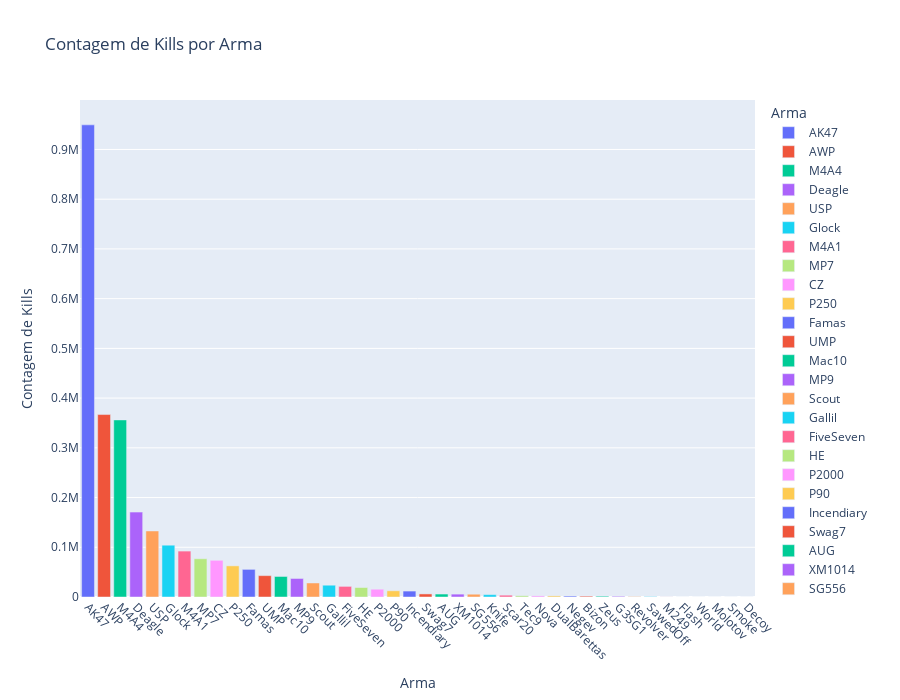

The code cell stored with this chart in its notebook:
### Code cell
# Calculando a contagem de valores
wp_counts = kills_df['wp'].value_counts().reset_index()
wp_counts.columns = ['Weapon', 'Count']

# Ordenando os dados por 'Count' em ordem decrescente
wp_counts = wp_counts.sort_values(by='Count', ascending=False)

# Criando o gráfico
fig = px.bar(wp_counts, x='Weapon', y='Count', orientation='v',  # Invertendo os eixos
             color='Weapon',  # Colorindo cada barra com uma cor diferente baseada na arma
             title='Contagem de Kills por Arma',
             labels={'Count': 'Contagem de Kills', 'Weapon': 'Arma'},
             height=700,  # Ajustando a altura para melhor visualização
             )

# Melhorando o layout
fig.update_layout(xaxis_title='Arma',  # Trocando o título do eixo x
                  yaxis_title='Contagem de Kills',  # Trocando o título do eixo y
                  xaxis={'categoryorder': 'total descending', 'tickangle':45},  # Rotacionando os rótulos do eixo x em -90 graus e ordenando as barras por contagem decrescente
                  coloraxis_showscale=False,  # Oculta a legenda de cores se não for desejada
                 )

# Exibindo o gráfico
fig.show()

### Figure 1 — Plotly figure (JSON) as saved in the notebook; plotly's stock layout.template omitted (floating-point values rounded to 4 significant figures)
{"data": [{"alignmentgroup": "True", "hovertemplate": "Arma=%{x}<br>Contagem de Kills=%{y}<extra></extra>", "legendgroup": "AK47", "marker": {"color": "#636efa", "pattern": {"shape": ""}}, "name": "AK47", "offsetgroup": "AK47", "orientation": "v", "showlegend": true, "textposition": "auto", "type": "bar", "x": ["AK47"], "xaxis": "x", "y": [949525], "yaxis": "y"}, {"alignmentgroup": "True", "hovertemplate": "Arma=%{x}<br>Contagem de Kills=%{y}<extra></extra>", "legendgroup": "AWP", "marker": {"color": "#EF553B", "pattern": {"shape": ""}}, "name": "AWP", "offsetgroup": "AWP", "orientation": "v", "showlegend": true, "textposition": "auto", "type": "bar", "x": ["AWP"], "xaxis": "x", "y": [366900], "yaxis": "y"}, {"alignmentgroup": "True", "hovertemplate": "Arma=%{x}<br>Contagem de Kills=%{y}<extra></extra>", "legendgroup": "M4A4", "marker": {"color": "#00cc96", "pattern": {"shape": ""}}, "name": "M4A4", "offsetgroup": "M4A4", "orientation": "v", "showlegend": true, "textposition": "auto", "type": "bar", "x": ["M4A4"], "xaxis": "x", "y": [356118], "yaxis": "y"}, {"alignmentgroup": "True", "hovertemplate": "Arma=%{x}<br>Contagem de Kills=%{y}<extra></extra>", "legendgroup": "Deagle", "marker": {"color": "#ab63fa", "pattern": {"shape": ""}}, "name": "Deagle", "offsetgroup": "Deagle", "orientation": "v", "showlegend": true, "textposition": "auto", "type": "bar", "x": ["Deagle"], "xaxis": "x", "y": [170734], "yaxis": "y"}, {"alignmentgroup": "True", "hovertemplate": "Arma=%{x}<br>Contagem de Kills=%{y}<extra></extra>", "legendgroup": "USP", "marker": {"color": "#FFA15A", "pattern": {"shape": ""}}, "name": "USP", "offsetgroup": "USP", "orientation": "v", "showlegend": true, "textposition": "auto", "type": "bar", "x": ["USP"], "xaxis": "x", "y": [132761], "yaxis": "y"}, {"alignmentgroup": "True", "hovertemplate": "Arma=%{x}<br>Contagem de Kills=%{y}<extra></extra>", "legendgroup": "Glock", "marker": {"color": "#19d3f3", "pattern": {"shape": ""}}, "name": "Glock", "offsetgroup": "Glock", "orientation": "v", "showlegend": true, "textposition": "auto", "type": "bar", "x": ["Glock"], "xaxis": "x", "y": [104182], "yaxis": "y"}, {"alignmentgroup": "True", "hovertemplate": "Arma=%{x}<br>Contagem de Kills=%{y}<extra></extra>", "legendgroup": "M4A1", "marker": {"color": "#FF6692", "pattern": {"shape": ""}}, "name": "M4A1", "offsetgroup": "M4A1", "orientation": "v", "showlegend": true, "textposition": "auto", "type": "bar", "x": ["M4A1"], "xaxis": "x", "y": [92343], "yaxis": "y"}, {"alignmentgroup": "True", "hovertemplate": "Arma=%{x}<br>Contagem de Kills=%{y}<extra></extra>", "legendgroup": "MP7", "marker": {"color": "#B6E880", "pattern": {"shape": ""}}, "name": "MP7", "offsetgroup": "MP7", "orientation": "v", "showlegend": true, "textposition": "auto", "type": "bar", "x": ["MP7"], "xaxis": "x", "y": [76940], "yaxis": "y"}, {"alignmentgroup": "True", "hovertemplate": "Arma=%{x}<br>Contagem de Kills=%{y}<extra></extra>", "legendgroup": "CZ", "marker": {"color": "#FF97FF", "pattern": {"shape": ""}}, "name": "CZ", "offsetgroup": "CZ", "orientation": "v", "showlegend": true, "textposition": "auto", "type": "bar", "x": ["CZ"], "xaxis": "x", "y": [73813], "yaxis": "y"}, {"alignmentgroup": "True", "hovertemplate": "Arma=%{x}<br>Contagem de Kills=%{y}<extra></extra>", "legendgroup": "P250", "marker": {"color": "#FECB52", "pattern": {"shape": ""}}, "name": "P250", "offsetgroup": "P250", "orientation": "v", "showlegend": true, "textposition": "auto", "type": "bar", "x": ["P250"], "xaxis": "x", "y": [62615], "yaxis": "y"}, {"alignmentgroup": "True", "hovertemplate": "Arma=%{x}<br>Contagem de Kills=%{y}<extra></extra>", "legendgroup": "Famas", "marker": {"color": "#636efa", "pattern": {"shape": ""}}, "name": "Famas", "offsetgroup": "Famas", "orientation": "v", "showlegend": true, "textposition": "auto", "type": "bar", "x": ["Famas"], "xaxis": "x", "y": [55556], "yaxis": "y"}, {"alignmentgroup": "True", "hovertemplate": "Arma=%{x}<br>Contagem de Kills=%{y}<extra></extra>", "legendgroup": "UMP", "marker": {"color": "#EF553B", "pattern": {"shape": ""}}, "name": "UMP", "offsetgroup": "UMP", "orientation": "v", "showlegend": true, "textposition": "auto", "type": "bar", "x": ["UMP"], "xaxis": "x", "y": [42978], "yaxis": "y"}, {"alignmentgroup": "True", "hovertemplate": "Arma=%{x}<br>Contagem de Kills=%{y}<extra></extra>", "legendgroup": "Mac10", "marker": {"color": "#00cc96", "pattern": {"shape": ""}}, "name": "Mac10", "offsetgroup": "Mac10", "orientation": "v", "showlegend": true, "textposition": "auto", "type": "bar", "x": ["Mac10"], "xaxis": "x", "y": [41258], "yaxis": "y"}, {"alignmentgroup": "True", "hovertemplate": "Arma=%{x}<br>Contagem de Kills=%{y}<extra></extra>", "legendgroup": "MP9", "marker": {"color": "#ab63fa", "pattern": {"shape": ""}}, "name": "MP9", "offsetgroup": "MP9", "orientation": "v", "showlegend": true, "textposition": "auto", "type": "bar", "x": ["MP9"], "xaxis": "x", "y": [37237], "yaxis": "y"}, {"alignmentgroup": "True", "hovertemplate": "Arma=%{x}<br>Contagem de Kills=%{y}<extra></extra>", "legendgroup": "Scout", "marker": {"color": "#FFA15A", "pattern": {"shape": ""}}, "name": "Scout", "offsetgroup": "Scout", "orientation": "v", "showlegend": true, "textposition": "auto", "type": "bar", "x": ["Scout"], "xaxis": "x", "y": [28224], "yaxis": "y"}, {"alignmentgroup": "True", "hovertemplate": "Arma=%{x}<br>Contagem de Kills=%{y}<extra></extra>", "legendgroup": "Gallil", "marker": {"color": "#19d3f3", "pattern": {"shape": ""}}, "name": "Gallil", "offsetgroup": "Gallil", "orientation": "v", "showlegend": true, "textposition": "auto", "type": "bar", "x": ["Gallil"], "xaxis": "x", "y": [23718], "yaxis": "y"}, {"alignmentgroup": "True", "hovertemplate": "Arma=%{x}<br>Contagem de Kills=%{y}<extra></extra>", "legendgroup": "FiveSeven", "marker": {"color": "#FF6692", "pattern": {"shape": ""}}, "name": "FiveSeven", "offsetgroup": "FiveSeven", "orientation": "v", "showlegend": true, "textposition": "auto", "type": "bar", "x": ["FiveSeven"], "xaxis": "x", "y": [21360], "yaxis": "y"}, {"alignmentgroup": "True", "hovertemplate": "Arma=%{x}<br>Contagem de Kills=%{y}<extra></extra>", "legendgroup": "HE", "marker": {"color": "#B6E880", "pattern": {"shape": ""}}, "name": "HE", "offsetgroup": "HE", "orientation": "v", "showlegend": true, "textposition": "auto", "type": "bar", "x": ["HE"], "xaxis": "x", "y": [19099], "yaxis": "y"}, {"alignmentgroup": "True", "hovertemplate": "Arma=%{x}<br>Contagem de Kills=%{y}<extra></extra>", "legendgroup": "P2000", "marker": {"color": "#FF97FF", "pattern": {"shape": ""}}, "name": "P2000", "offsetgroup": "P2000", "orientation": "v", "showlegend": true, "textposition": "auto", "type": "bar", "x": ["P2000"], "xaxis": "x", "y": [15667], "yaxis": "y"}, {"alignmentgroup": "True", "hovertemplate": "Arma=%{x}<br>Contagem de Kills=%{y}<extra></extra>", "legendgroup": "P90", "marker": {"color": "#FECB52", "pattern": {"shape": ""}}, "name": "P90", "offsetgroup": "P90", "orientation": "v", "showlegend": true, "textposition": "auto", "type": "bar", "x": ["P90"], "xaxis": "x", "y": [12489], "yaxis": "y"}, {"alignmentgroup": "True", "hovertemplate": "Arma=%{x}<br>Contagem de Kills=%{y}<extra></extra>", "legendgroup": "Incendiary", "marker": {"color": "#636efa", "pattern": {"shape": ""}}, "name": "Incendiary", "offsetgroup": "Incendiary", "orientation": "v", "showlegend": true, "textposition": "auto", "type": "bar", "x": ["Incendiary"], "xaxis": "x", "y": [11916], "yaxis": "y"}, {"alignmentgroup": "True", "hovertemplate": "Arma=%{x}<br>Contagem de Kills=%{y}<extra></extra>", "legendgroup": "Swag7", "marker": {"color": "#EF553B", "pattern": {"shape": ""}}, "name": "Swag7", "offsetgroup": "Swag7", "orientation": "v", "showlegend": true, "textposition": "auto", "type": "bar", "x": ["Swag7"], "xaxis": "x", "y": [6173], "yaxis": "y"}, {"alignmentgroup": "True", "hovertemplate": "Arma=%{x}<br>Contagem de Kills=%{y}<extra></extra>", "legendgroup": "AUG", "marker": {"color": "#00cc96", "pattern": {"shape": ""}}, "name": "AUG", "offsetgroup": "AUG", "orientation": "v", "showlegend": true, "textposition": "auto", "type": "bar", "x": ["AUG"], "xaxis": "x", "y": [5947], "yaxis": "y"}, {"alignmentgroup": "True", "hovertemplate": "Arma=%{x}<br>Contagem de Kills=%{y}<extra></extra>", "legendgroup": "XM1014", "marker": {"color": "#ab63fa", "pattern": {"shape": ""}}, "name": "XM1014", "offsetgroup": "XM1014", "orientation": "v", "showlegend": true, "textposition": "auto", "type": "bar", "x": ["XM1014"], "xaxis": "x", "y": [5766], "yaxis": "y"}, {"alignmentgroup": "True", "hovertemplate": "Arma=%{x}<br>Contagem de Kills=%{y}<extra></extra>", "legendgroup": "SG556", "marker": {"color": "#FFA15A", "pattern": {"shape": ""}}, "name": "SG556", "offsetgroup": "SG556", "orientation": "v", "showlegend": true, "textposition": "auto", "type": "bar", "x": ["SG556"], "xaxis": "x", "y": [5570], "yaxis": "y"}, {"alignmentgroup": "True", "hovertemplate": "Arma=%{x}<br>Contagem de Kills=%{y}<extra></extra>", "legendgroup": "Knife", "marker": {"color": "#19d3f3", "pattern": {"shape": ""}}, "name": "Knife", "offsetgroup": "Knife", "orientation": "v", "showlegend": true, "textposition": "auto", "type": "bar", "x": ["Knife"], "xaxis": "x", "y": [4779], "yaxis": "y"}, {"alignmentgroup": "True", "hovertemplate": "Arma=%{x}<br>Contagem de Kills=%{y}<extra></extra>", "legendgroup": "Scar20", "marker": {"color": "#FF6692", "pattern": {"shape": ""}}, "name": "Scar20", "offsetgroup": "Scar20", "orientation": "v", "showlegend": true, "textposition": "auto", "type": "bar", "x": ["Scar20"], "xaxis": "x", "y": [3655], "yaxis": "y"}, {"alignmentgroup": "True", "hovertemplate": "Arma=%{x}<br>Contagem de Kills=%{y}<extra></extra>", "legendgroup": "Tec9", "marker": {"color": "#B6E880", "pattern": {"shape": ""}}, "name": "Tec9", "offsetgroup": "Tec9", "orientation": "v", "showlegend": true, "textposition": "auto", "type": "bar", "x": ["Tec9"], "xaxis": "x", "y": [2490], "yaxis": "y"}, {"alignmentgroup": "True", "hovertemplate": "Arma=%{x}<br>Contagem de Kills=%{y}<extra></extra>", "legendgroup": "Nova", "marker": {"color": "#FF97FF", "pattern": {"shape": ""}}, "name": "Nova", "offsetgroup": "Nova", "orientation": "v", "showlegend": true, "textposition": "auto", "type": "bar", "x": ["Nova"], "xaxis": "x", "y": [2295], "yaxis": "y"}, {"alignmentgroup": "True", "hovertemplate": "Arma=%{x}<br>Contagem de Kills=%{y}<extra></extra>", "legendgroup": "DualBarettas", "marker": {"color": "#FECB52", "pattern": {"shape": ""}}, "name": "DualBarettas", "offsetgroup": "DualBarettas", "orientation": "v", "showlegend": true, "textposition": "auto", "type": "bar", "x": ["DualBarettas"], "xaxis": "x", "y": [2209], "yaxis": "y"}, {"alignmentgroup": "True", "hovertemplate": "Arma=%{x}<br>Contagem de Kills=%{y}<extra></extra>", "legendgroup": "Negev", "marker": {"color": "#636efa", "pattern": {"shape": ""}}, "name": "Negev", "offsetgroup": "Negev", "orientation": "v", "showlegend": true, "textposition": "auto", "type": "bar", "x": ["Negev"], "xaxis": "x", "y": [1896], "yaxis": "y"}, {"alignmentgroup": "True", "hovertemplate": "Arma=%{x}<br>Contagem de Kills=%{y}<extra></extra>", "legendgroup": "Bizon", "marker": {"color": "#EF553B", "pattern": {"shape": ""}}, "name": "Bizon", "offsetgroup": "Bizon", "orientation": "v", "showlegend": true, "textposition": "auto", "type": "bar", "x": ["Bizon"], "xaxis": "x", "y": [1689], "yaxis": "y"}, {"alignmentgroup": "True", "hovertemplate": "Arma=%{x}<br>Contagem de Kills=%{y}<extra></extra>", "legendgroup": "Zeus", "marker": {"color": "#00cc96", "pattern": {"shape": ""}}, "name": "Zeus", "offsetgroup": "Zeus", "orientation": "v", "showlegend": true, "textposition": "auto", "type": "bar", "x": ["Zeus"], "xaxis": "x", "y": [1612], "yaxis": "y"}, {"alignmentgroup": "True", "hovertemplate": "Arma=%{x}<br>Contagem de Kills=%{y}<extra></extra>", "legendgroup": "G3SG1", "marker": {"color": "#ab63fa", "pattern": {"shape": ""}}, "name": "G3SG1", "offsetgroup": "G3SG1", "orientation": "v", "showlegend": true, "textposition": "auto", "type": "bar", "x": ["G3SG1"], "xaxis": "x", "y": [1411], "yaxis": "y"}, {"alignmentgroup": "True", "hovertemplate": "Arma=%{x}<br>Contagem de Kills=%{y}<extra></extra>", "legendgroup": "Revolver", "marker": {"color": "#FFA15A", "pattern": {"shape": ""}}, "name": "Revolver", "offsetgroup": "Revolver", "orientation": "v", "showlegend": true, "textposition": "auto", "type": "bar", "x": ["Revolver"], "xaxis": "x", "y": [785], "yaxis": "y"}, {"alignmentgroup": "True", "hovertemplate": "Arma=%{x}<br>Contagem de Kills=%{y}<extra></extra>", "legendgroup": "SawedOff", "marker": {"color": "#19d3f3", "pattern": {"shape": ""}}, "name": "SawedOff", "offsetgroup": "SawedOff", "orientation": "v", "showlegend": true, "textposition": "auto", "type": "bar", "x": ["SawedOff"], "xaxis": "x", "y": [755], "yaxis": "y"}, {"alignmentgroup": "True", "hovertemplate": "Arma=%{x}<br>Contagem de Kills=%{y}<extra></extra>", "legendgroup": "M249", "marker": {"color": "#FF6692", "pattern": {"shape": ""}}, "name": "M249", "offsetgroup": "M249", "orientation": "v", "showlegend": true, "textposition": "auto", "type": "bar", "x": ["M249"], "xaxis": "x", "y": [145], "yaxis": "y"}, {"alignmentgroup": "True", "hovertemplate": "Arma=%{x}<br>Contagem de Kills=%{y}<extra></extra>", "legendgroup": "Flash", "marker": {"color": "#B6E880", "pattern": {"shape": ""}}, "name": "Flash", "offsetgroup": "Flash", "orientation": "v", "showlegend": true, "textposition": "auto", "type": "bar", "x": ["Flash"], "xaxis": "x", "y": [10], "yaxis": "y"}, {"alignmentgroup": "True", "hovertemplate": "Arma=%{x}<br>Contagem de Kills=%{y}<extra></extra>", "legendgroup": "World", "marker": {"color": "#FF97FF", "pattern": {"shape": ""}}, "name": "World", "offsetgroup": "World", "orientation": "v", "showlegend": true, "textposition": "auto", "type": "bar", "x": ["World"], "xaxis": "x", "y": [9], "yaxis": "y"}, {"alignmentgroup": "True", "hovertemplate": "Arma=%{x}<br>Contagem de Kills=%{y}<extra></extra>", "legendgroup": "Molotov", "marker": {"color": "#FECB52", "pattern": {"shape": ""}}, "name": "Molotov", "offsetgroup": "Molotov", "orientation": "v", "showlegend": true, "textposition": "auto", "type": "bar", "x": ["Molotov"], "xaxis": "x", "y": [9], "yaxis": "y"}, {"alignmentgroup": "True", "hovertemplate": "Arma=%{x}<br>Contagem de Kills=%{y}<extra></extra>", "legendgroup": "Smoke", "marker": {"color": "#636efa", "pattern": {"shape": ""}}, "name": "Smoke", "offsetgroup": "Smoke", "orientation": "v", "showlegend": true, "textposition": "auto", "type": "bar", "x": ["Smoke"], "xaxis": "x", "y": [7], "yaxis": "y"}, {"alignmentgroup": "True", "hovertemplate": "Arma=%{x}<br>Contagem de Kills=%{y}<extra></extra>", "legendgroup": "Decoy", "marker": {"color": "#EF553B", "pattern": {"shape": ""}}, "name": "Decoy", "offsetgroup": "Decoy", "orientation": "v", "showlegend": true, "textposition": "auto", "type": "bar", "x": ["Decoy"], "xaxis": "x", "y": [1], "yaxis": "y"}], "layout": {"barmode": "relative", "coloraxis": {"showscale": false}, "height": 700, "legend": {"title": {"text": "Arma"}, "tracegroupgap": 0}, "title": {"text": "Contagem de Kills por Arma"}, "xaxis": {"anchor": "y", "categoryarray": ["AK47", "AWP", "M4A4", "Deagle", "USP", "Glock", "M4A1", "MP7", "CZ", "P250", "Famas", "UMP", "Mac10", "MP9", "Scout", "Gallil", "FiveSeven", "HE", "P2000", "P90", "Incendiary", "Swag7", "AUG", "XM1014", "SG556", "Knife", "Scar20", "Tec9", "Nova", "DualBarettas", "Negev", "Bizon", "Zeus", "G3SG1", "Revolver", "SawedOff", "M249", "Flash", "World", "Molotov", "Smoke", "Decoy"], "categoryorder": "total descending", "domain": [0, 1], "tickangle": 45, "title": {"text": "Arma"}}, "yaxis": {"anchor": "x", "domain": [0, 1], "title": {"text": "Contagem de Kills"}}}}
